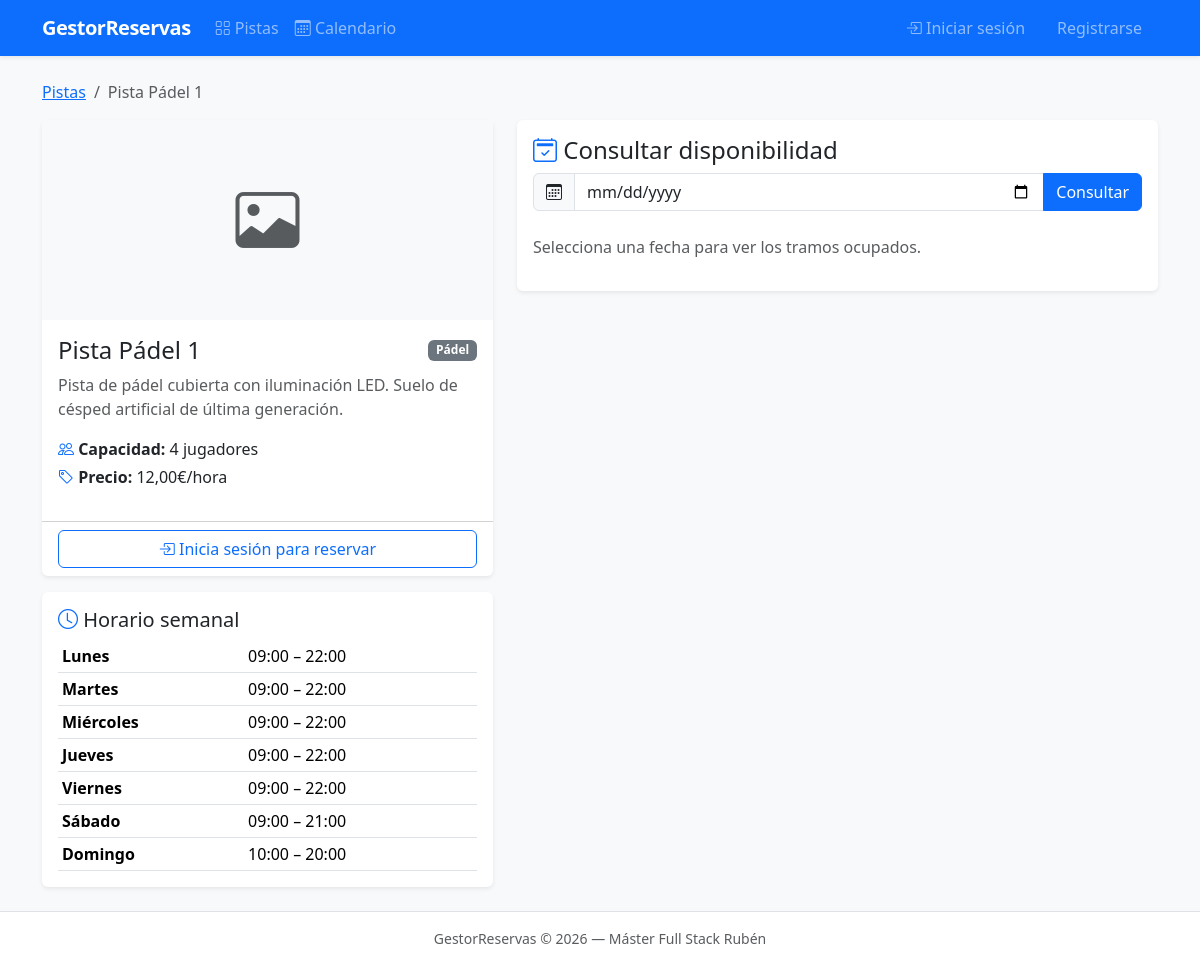
Page /pistas/1/ on the committed database.
### reservas/models.py (models this page shows, shortened)
class Resource(models.Model):
    SPORT_CHOICES = [
        ('padel', 'Pádel'),
        ('tenis', 'Tenis'),
        ('futbol_sala', 'Fútbol Sala'),
        ('badminton', 'Bádminton'),
        ('squash', 'Squash'),
        ('baloncesto', 'Baloncesto'),
        ('otro', 'Otro'),
    ]
    name = models.CharField('nombre', max_length=100)
    sport_type = models.CharField('deporte', max_length=20, choices=SPORT_CHOICES)
    description = models.TextField('descripción', blank=True)
    capacity = models.PositiveIntegerField('capacidad (jugadores)', default=2)
    price_per_hour = models.DecimalField('precio por hora (€)', max_digits=6, decimal_places=2, default=0)
    is_active = models.BooleanField('activa', default=True)
    image = models.ImageField('imagen', upload_to='resources/', blank=True, null=True)
    class Meta:
        verbose_name = 'Pista'
        verbose_name_plural = 'Pistas'
        ordering = ['sport_type', 'name']

class Availability(models.Model):
    DAY_CHOICES = [
        (0, 'Lunes'),
        (1, 'Martes'),
        (2, 'Miércoles'),
        (3, 'Jueves'),
        (4, 'Viernes'),
        (5, 'Sábado'),
        (6, 'Domingo'),
    ]
    resource = models.ForeignKey(
        Resource, on_delete=models.CASCADE,
        related_name='availabilities', verbose_name='pista'
    )
    day_of_week = models.IntegerField('día de la semana', choices=DAY_CHOICES)
    start_time = models.TimeField('hora apertura')
    end_time = models.TimeField('hora cierre')
    class Meta:
        verbose_name = 'Disponibilidad'
        verbose_name_plural = 'Disponibilidades'
        unique_together = ('resource', 'day_of_week')
        ordering = ['day_of_week', 'start_time']

### reservas/views.py (the view)
# urls.py: path('pistas/<int:pk>/', views.resource_detail, name='resource_detail'),
def resource_detail(request, pk):
    resource = get_object_or_404(Resource, pk=pk, is_active=True)
    availabilities = resource.availabilities.all()
    date_str = request.GET.get('fecha', '')
    selected_date = None
    booked_slots = []
    if date_str:
        try:
            selected_date = datetime.date.fromisoformat(date_str)
            booked_slots = resource.get_booked_slots(selected_date)
        except ValueError:
            selected_date = None
    return render(request, 'reservas/resource_detail.html', {
        'resource': resource,
        'availabilities': availabilities,
        'selected_date': selected_date,
        'booked_slots': booked_slots,
        'today': timezone.now().date(),
    })

### reservas/templates/reservas/resource_detail.html (shortened to what this page needs)
{% extends 'base.html' %}
{% block content %}
<nav aria-label="breadcrumb" class="mb-3">
    <ol class="breadcrumb">
        <li class="breadcrumb-item"><a href="{% url 'reservas:resource_list' %}">Pistas</a></li>
        <li class="breadcrumb-item active">{{ resource.name }}</li>
    </ol>
</nav>
<div class="row g-4">
    <div class="col-md-5">
        <div class="card shadow-sm border-0">
            {% if resource.image %}
                <img src="{{ resource.image.url }}" class="card-img-top rounded-top" alt="{{ resource.name }}" style="max-height:260px; object-fit:cover;">
            {% else %}
                <div class="card-img-top bg-light d-flex align-items-center justify-content-center rounded-top" style="height:200px;">
                    <i class="bi bi-image text-muted" style="font-size:4rem;"></i>
                </div>
            {% endif %}
            <div class="card-body">
                <div class="d-flex justify-content-between align-items-center mb-2">
                    <h2 class="h4 mb-0">{{ resource.name }}</h2>
                    <span class="badge bg-secondary">{{ resource.get_sport_type_display }}</span>
                </div>
                <p class="text-muted">{{ resource.description|default:"Sin descripción disponible." }}</p>
                <ul class="list-unstyled">
                    <li class="mb-1"><i class="bi bi-people text-primary"></i> <strong>Capacidad:</strong> {{ resource.capacity }} jugadores</li>
                    <li><i class="bi bi-tag text-primary"></i> <strong>Precio:</strong> {{ resource.price_per_hour }}€/hora</li>
                </ul>
            </div>
            <div class="card-footer bg-transparent">
                {% if user.is_authenticated %}
                    <a href="{% url 'reservas:booking_create_for_resource' resource.pk %}" class="btn btn-primary w-100">
                        <i class="bi bi-calendar-plus"></i> Reservar esta pista
                    </a>
                {% else %}
                    <a href="{% url 'accounts:login' %}" class="btn btn-outline-primary w-100">
                        <i class="bi bi-box-arrow-in-right"></i> Inicia sesión para reservar
                    </a>
                {% endif %}
            </div>
        </div>
        {% if availabilities %}
            <div class="card mt-3 shadow-sm border-0">
                <div class="card-body">
                    <h5 class="card-title"><i class="bi bi-clock text-primary"></i> Horario semanal</h5>
                    <table class="table table-sm mb-0">
                        <tbody>
                            {% for av in availabilities %}
                                <tr>
                                    <td class="fw-semibold">{{ av.get_day_of_week_display }}</td>
                                    <td>{{ av.start_time|time:"H:i" }} – {{ av.end_time|time:"H:i" }}</td>
                                </tr>
                            {% endfor %}
                        </tbody>
                    </table>
                </div>
            </div>
        {% endif %}
    </div>
    <div class="col-md-7">
        <div class="card shadow-sm border-0">
            <div class="card-body">
                <h4 class="card-title"><i class="bi bi-calendar2-check text-primary"></i> Consultar disponibilidad</h4>
                <form method="get" class="mb-4">
                    <div class="input-group">
                        <span class="input-group-text"><i class="bi bi-calendar3"></i></span>
                        <input type="date"
                               name="fecha"
                               class="form-control"
                               value="{{ selected_date|date:'Y-m-d'|default:'' }}"
                               min="{{ today|date:'Y-m-d' }}">
                        <button type="submit" class="btn btn-primary">Consultar</button>
                    </div>
                </form>
                {% if selected_date %}
                    <h5 class="h6 text-muted mb-3">
                        Reservas del <strong>{{ selected_date|date:"l, d/m/Y" }}</strong>
                    </h5>
                    {% if booked_slots %}
                        <div class="list-group mb-3">
                            {% for slot in booked_slots %}
                                <div class="list-group-item list-group-item-danger d-flex justify-content-between align-items-center">
                                    <span>
                                        <i class="bi bi-x-circle-fill text-danger me-1"></i>
                                        {{ slot.start_time|time:"H:i" }} – {{ slot.end_time|time:"H:i" }}
                                    </span>
                                    <span class="badge bg-danger">Ocupado</span>
                                </div>
                            {% endfor %}
                        </div>
                    {% else %}
                        <div class="alert alert-success">
                            <i class="bi bi-check-circle-fill"></i>
                            ¡Pista libre todo el día! Puedes reservar cualquier horario.
                        </div>
                    {% endif %}
                    {% if user.is_authenticated %}
                        <a href="{% url 'reservas:booking_create_for_resource' resource.pk %}?fecha={{ selected_date|date:'Y-m-d' }}"
                           class="btn btn-primary">
                            <i class="bi bi-calendar-plus"></i> Reservar el {{ selected_date|date:"d/m/Y" }}
                        </a>
                    {% endif %}
                {% else %}
                    <p class="text-muted">Selecciona una fecha para ver los tramos ocupados.</p>
                {% endif %}
            </div>
        </div>
    </div>
</div>
{% endblock %}

### reservas/templates/base.html (style rules this page uses)
body { background-color: #f8f9fa; }

### rows in the picture
Resource: name "Pista Pádel 1", sport_type "Pádel", description "Pista de pádel cubierta con iluminación LED. Suelo de césped artificial de última generación.", capacity "4", price_per_hour "12,00"
Availability: day_of_week "Lunes", start_time "09:00", end_time "22:00"
Availability: day_of_week "Martes", start_time "09:00", end_time "22:00"
Availability: day_of_week "Miércoles", start_time "09:00", end_time "22:00"
Availability: day_of_week "Jueves", start_time "09:00", end_time "22:00"
Availability: day_of_week "Viernes", start_time "09:00", end_time "22:00"
Availability: day_of_week "Sábado", start_time "09:00", end_time "21:00"
Availability: day_of_week "Domingo", start_time "10:00", end_time "20:00"
